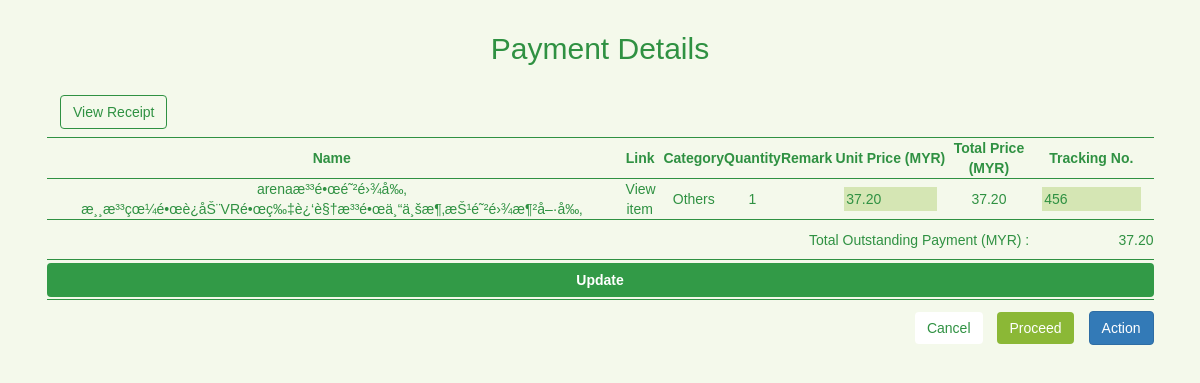
Page /admin/paymentview.php?payment_id=862821 (signed in) on the committed database.
### tables this page shows
CREATE TABLE `order_item` (
  `order_item_id` int(11) NOT NULL,
  `payment_id` int(11) DEFAULT NULL,
  `user_id` int(11) NOT NULL,
  `order_item` varchar(255) NOT NULL,
  `link` varchar(255) NOT NULL,
  `category` varchar(50) NOT NULL,
  `quantity` int(15) NOT NULL,
  `remark` varchar(255) NOT NULL,
  `price` decimal(10,2) DEFAULT NULL,
  `status` varchar(15) DEFAULT NULL,
  `order_code` varchar(25) DEFAULT NULL,
  `comment` varchar(255) DEFAULT NULL,
  `datetime` timestamp NOT NULL DEFAULT CURRENT_TIMESTAMP ON UPDATE CURRENT_TIMESTAMP,
  `top_up_id` int(11) DEFAULT NULL
);

### admin/paymentview.php (the view, shortened to what this page needs)
<?php
require_once '../connection/config.php';
$payment_id = $_GET['payment_id'];
$query = "SELECT *
           FROM order_item
           WHERE payment_id='$payment_id'";
$result = mysqli_query($con, $query);
    ?>
        <?php
$query6 = "SELECT * FROM payment WHERE payment_id='$payment_id'";
$result6 = mysqli_query($con, $query6);
$results6 = mysqli_fetch_assoc($result6);
    ?>
<!DOCTYPE html>
<html>
    <head>
        <link rel="stylesheet" href="https://maxcdn.bootstrapcdn.com/bootstrap/3.3.7/css/bootstrap.min.css">
        <link href="../frameworks/css/style.css" rel="stylesheet"/>
        <link rel="stylesheet" href="https://cdnjs.cloudflare.com/ajax/libs/font-awesome/4.7.0/css/font-awesome.min.css">
    </head>
    <body class="userbg">
        <div class="row updaterow1 center">
            <h2 class="bigh2 pagetitle hidden-xs hidden-sm">Payment Details</h2>
        </div>
        <div class="row">
            <div class="col-xs-12 col-md-12 col-lg-12 updatecontainer">
                <table class="purchasetable">
                    <caption>
                    <?php
                        if($results6['title'] == 'Pay order by Points'){
                            echo $results6['title']." - ".$results6['amount']." Points";
                        }else if($results6['title'] == 'Pay Order by MOLPay'){
                            echo $results6['title']." - RM ".$results6['amount'];
                        }else{
                            ?>
                                <a data-toggle="modal" class="btn btn-default btnReceipt verifyPayment" href="#verifyPayment">View Receipt</a>
                            <?php
                        }
                        ?>
                        <br />
                    </caption>
                </table>
            </div>
        </div>
        <div class="row">
            <form action="paymentview.php?payment_id=<?php echo $payment_id; ?>" method="post">
                <div class="row">
                    <div class="col-xs-12 col-md-12 col-lg-12 updatecontainer">
                        <table class="purchasetable">
                            <tr>
                                <th>Name</th>
                                <th>Link</th>
                                <th>Category</th>
                                <th>Quantity</th>
                                <th>Remark</th>
                                <th>Unit Price (MYR)</th>
                                <th>Total Price (MYR)</th>
                                <th>Tracking No.</th>
                            </tr>
                            <?php
                                if(mysqli_num_rows($result) > 0)
                                {
                                    $total = 0;
                                    while($row = mysqli_fetch_array($result))
                                    {
                                        $total += $row['price']*$row['quantity'];
                            ?>
                            <tr class="bodyrow">
                                <td><?php echo $row['order_item']; ?></td>
                                <td><a href="#" class="btntab" onclick="window.open('<?php echo $row['link']; ?> ','','Toolbar=1,Location=0,Directories=0,Status=0,Menubar=0,Scrollbars=0,Resizable=0,fullscreen=yes');">View item</a></td>
                                <td><?php echo $row['category']; ?></td>
                                <td><?php echo $row['quantity']; ?></td>
                                <td><?php echo $row['remark']; ?></td>
                                <td><input type="text" class="enableformfield" name="price[]" value="<?php echo $row['price']; ?>"></td>
                                <td><?php echo number_format((float)$row['price']*$row['quantity'], 2, '.', ''); ?></td>
                                <td><input type="text" class="enableformfield" name="order_code[]" value="<?php echo $row['order_code']; ?>"></td>
                            </tr>
                            <?php
                                    }
                                }
                            else
                            {
                            ?>
                            <tr>
                                <td colspan="8">Error!</td>
                            </tr>
                            <?php
                            }
                            ?>
                            <tr>
                                <td colspan="7" class="right">Total Outstanding Payment (MYR) :</td>
                                <td class="right"><?php echo number_format((float)$total, 2, '.', ''); ?></td>
                            </tr>
                            <tr>
                                <td colspan="8">
                                    <input type="submit" class="btn btnAdd" name="updateordercode" value="Update" />
                                </td>
                            </tr>
                        </table>
                        <div class="btnpayview">
                            <p class="right">
                                <a href="main.php#adpayment" class="btn btn-secondary btnCancel btnmargin">Cancel</a>
                                <input type="submit" class="btn btn-success btnSend btnmargin" name="proceed" value="Proceed" />
                                <a class="btn btnmargin btn-primary" href="#actionPayment" data-toggle="modal">Action</a>
                            </p>
                        </div>
                    </div>
                </div>
            </form>
        </div>
    </body>
</html>

### frameworks/css/style.css (style rules this page uses)
body { font-family: sans-serif; overflow-x: hidden; min-height: 100vh; }
.userbg { background-color: #f4f9eb; background-image: url(../../resources/img/cityline.png); background-repeat: no-repeat; background-position: bottom; background-size: 75%; }
.right { text-align: right!important; }
.center { text-align: center!important; }
.btnAdd, .btnAdd:visited, .btnAdd:active, btnAdd:focus { width: 100%; background: #329a47!important; color: #fff!important; font-weight: bold!important; outline: none!important; }
.btnCancel, .btnCancel:focus, .btnCancel:active, .btnSend:focus, .btnSend:active, .btnSend:visited { outline: none!important; border: none!important; }
.btnCancel { color: #2f9142; background: #fff; }
.btnReceipt { color: #2f9142; background: none; border: solid 1px #2f9142; }
.btnSend { outline: none!important; background: #8bb836; border: none!important; }
.btntab, .btntab:visited, .btntab:active, .btntab:focus { color: #2f9142!important; margin: 0 2%; text-decoration: none; outline: none!important; background: none!important; box-shadow: none; }
.pagetitle { color: #2f9142!important; }
.purchasetable { border-top: solid 1px #2f9142; border-bottom: solid 1px #2f9142; width: 90%; margin: 0 auto; }
.purchasetable th { text-align: center; color: #2f9142; }
.purchasetable tr { border-top: solid 1px #2f9142; border-bottom: solid 1px #2f9142; }
.purchasetable td { text-align: center; color: #2f9142; height: 40px; }
.updatecontainer { color: #2f9142; }
.updaterow1 { padding: 1% 1%; }
.btnpayview { width: 90%; margin: auto; }
.btnmargin { margin-left: 1%; margin-top: 1%; }
.enableformfield { width: 80%; border: none; outline: none!important; background: rgba(139, 184, 54, 0.3); padding: 2%; }

### rows in the picture
order_item: order_item "arenaæ³³é•œé˜²é›¾å‰‚ æ¸¸æ³³çœ¼é•œè¿åŠ¨VRé•œç‰‡è¿‘è§†æ³³é•œä¸“ä¸šæ¶‚æŠ¹é˜²é›¾æ¶²å–·å‰‚", category "Others", quantity "1", price "37.20", (float)$row['price']*$row['quantity'] "37.20", order_code "456"

### other values in the picture
$total "37.20"
